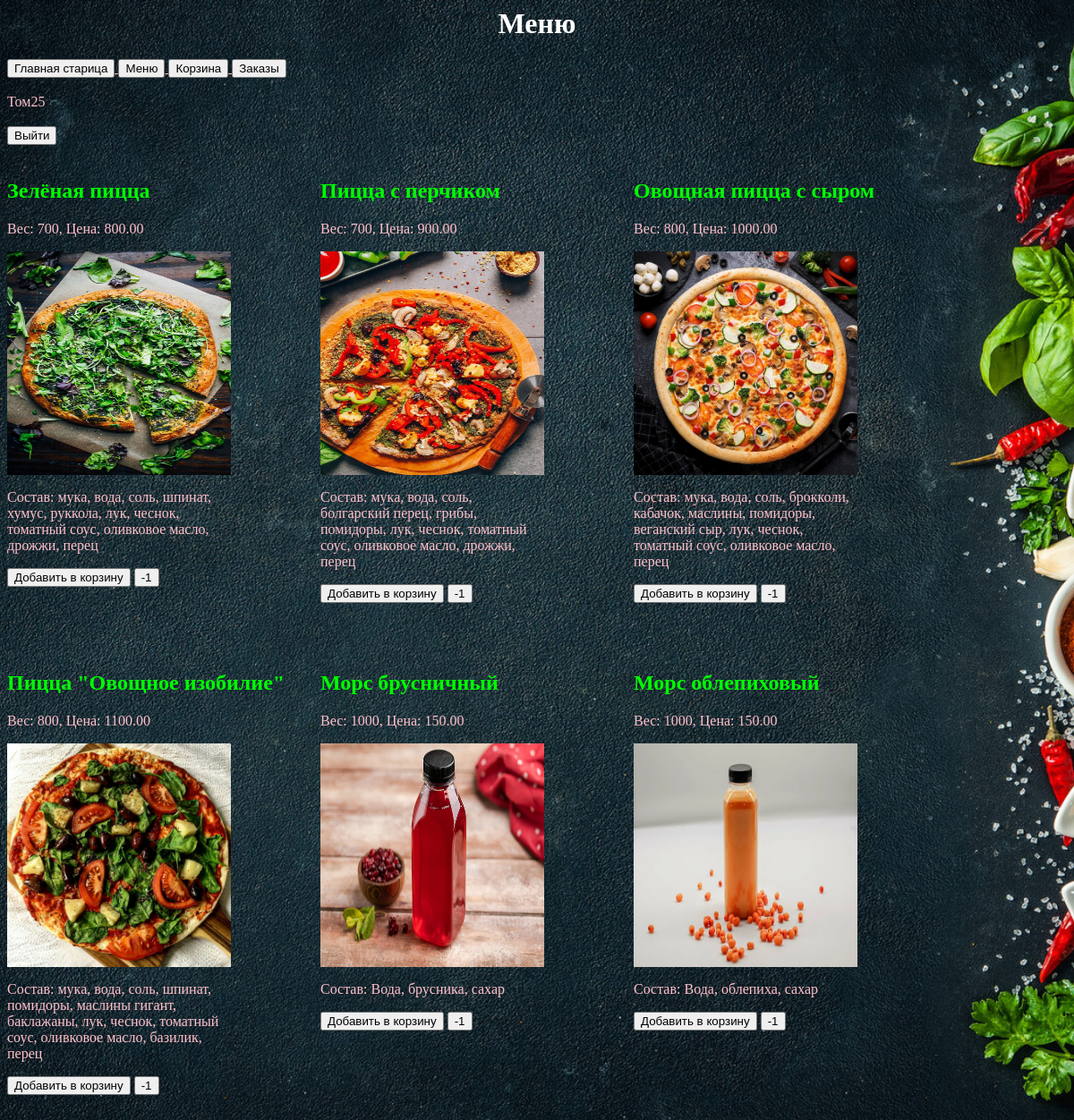
The page /menu/ (signed in) on the database its author committed.
### app/models.py (models this page shows, shortened)
class User(db.Model):
    __tablename__ = 'users'
    id = db.Column(db.Integer, unique=True, primary_key=True)
    name = db.Column(db.String)
    username = db.Column(db.String, unique=True)
    email = db.Column(db.String, unique=True)
    password = db.Column(db.String)
    created_on = db.Column(db.DateTime(), default=datetime.utcnow)
    updated_on = db.Column(db.DateTime(), default=datetime.utcnow, onupdate=datetime.utcnow)
    active = db.Column(db.Boolean())

class Menu(db.Model):
    id = db.Column(db.Integer, primary_key=True)
    name_food = db.Column(db.String(30), nullable=False)
    category = db.Column(db.Integer, nullable=False)
    weight_gr = db.Column(db.Integer)
    price = db.Column(db.Numeric(10, 2), nullable=False)
    ingredients = db.Column(db.Text)
    image = db.Column(db.String(30))
    time_create = db.Column(db.DateTime)
    time_update = db.Column(db.DateTime)

### app/views.py (the view, shortened to what this page needs)
@app.route('/menu/', methods=['GET', 'POST'])
def menu():
    global current_user, basket_list
    menus = Menu.query.all()
    return render_template('menu.html', current_user=current_user, menus=menus
                           , basket_list=basket_list)

### app/views.py (called while the page is built)
@login_manager.user_loader
def load_user(user_id):
    return User.query.filter_by(id=user_id).first()    # Fetch the user from the database

### app/templates/menu.html (shortened to what this page needs)
{% extends "base.html" %}
{% block pagename %}
<h1> Меню </h1>
{% endblock %}
{% block content %}
<div id="main">
    {% for menu in menus %}
    <div>
        <h2>{{ menu.name_food }}</h2>
        <p>Вес: {{ menu.weight_gr }}, Цена: {{ menu.price }}</p>
        <img src="{{ url_for('static', filename=menu.image) }}" style="width: 250px; height: 250px;">
        <p style="width: 250px">Состав: {{ menu.ingredients }}</p>
        <form method="post">
            <button type="submit" name="add">Добавить в корзину</button>
            <button type="submit" name="del">-1</button>
        </form>
    </div>
    {% endfor %}
</div>
{% endblock %}

### app/templates/base.html (shortened to what this page needs)
<html lang="en">
<head>
    <link rel="stylesheet" href='{{ url_for("static", filename="css/style12.css") }}'>
</head>
<body>
<header>
    {% block pagename %}{% endblock %}
</header>
<nav>
    {% block menu %}
    <a href='/base/'>
        <button type="button">Главная старица</button>
    </a>
    <a href='/menu/'>
        <button type="button">Меню</button>
    </a>
    <a href='/basket/'>
        <button type="button">Корзина</button>
    </a>
    {% if current_user.id > 1 %}
    <a href='/orders/'>
        <button type="button">Заказы</button>
    </a>
    {% endif %}
    <br><br>
    {{ current_user.name }}
    <br><br>
    {% if current_user.id == 1 %}
    <a href='/login/'>
        <button type="button">Войти</button>
    </a>
    <a href='/register/'>
        <button type="button">Зарегистрироваться</button>
    </a>
    {% else %}
    <a href='/logout/'>
        <button type="button">Выйти</button>
    </a>
    {% endif %}
    {% endblock %}
</nav>
<main><br>
    {% block content %}{% endblock %}
</main>
</body>
</html>

### app/static/css/style12.css (style rules this page uses)
h1 { text-align: center; color: #FFFFFF; }
p { text-align: left; color: #FFC0CB; }
a { text-align: left; color: #FFC0CB; }
html { background-image: url(fon1.jpg); background-repeat: no-repeat; background-position: center center; background-attachment: fixed; -webkit-background-size: cover; -moz-background-size: cover; -o-background-size: cover; background-size: cover; }
form { text-align: left; color: #FFC0CB; }
body { text-align: left; color: #FFC0CB; }
div { text-align: left; color: #00FF00; }
#main { width: 1200px; overflow: hidden; }
#main>div { width: 350px; height: 550px; display: inline-block; float:left; }

### rows shown on the page
User: name "Том25"
Menu: name_food "Зелёная пицца", weight_gr "700", price "800.00", image (picture), ingredients "мука, вода, соль, шпинат, хумус, руккола, лук, чеснок, томатный соус, оливковое масло, дрожжи, перец"
Menu: name_food "Пицца с перчиком", weight_gr "700", price "900.00", image (picture), ingredients "мука, вода, соль, болгарский перец, грибы, помидоры, лук, чеснок, томатный соус, оливковое масло, дрожжи, перец"
Menu: name_food "Овощная пицца с сыром", weight_gr "800", price "1000.00", image (picture), ingredients "мука, вода, соль, брокколи, кабачок, маслины, помидоры, веганский сыр, лук, чеснок, томатный соус, оливковое масло, перец"
Menu: name_food "Пицца \"Овощное изобилие\"", weight_gr "800", price "1100.00", image (picture), ingredients "мука, вода, соль, шпинат, помидоры, маслины гигант, баклажаны, лук, чеснок, томатный соус, оливковое масло, базилик, перец"
Menu: name_food "Морс брусничный", weight_gr "1000", price "150.00", image (picture), ingredients "Вода, брусника, сахар"
Menu: name_food "Морс облепиховый", weight_gr "1000", price "150.00", image (picture), ingredients "Вода, облепиха, сахар"
